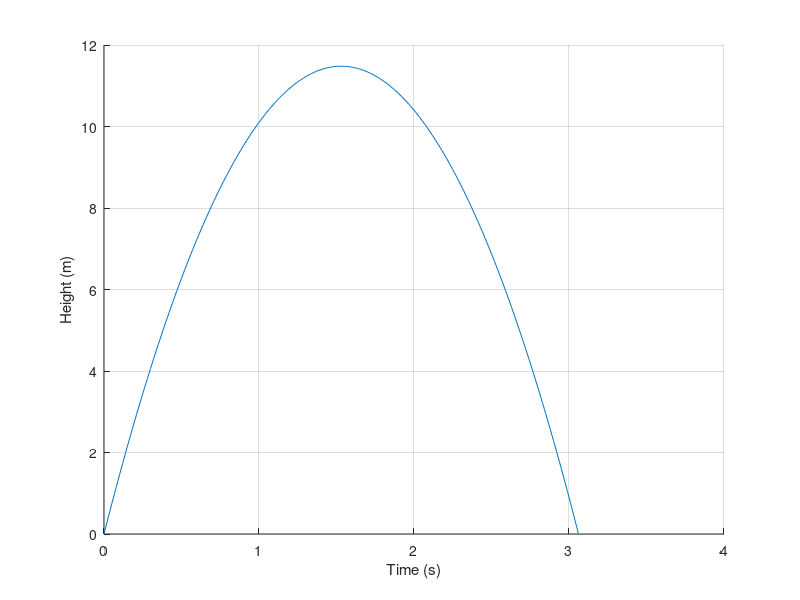
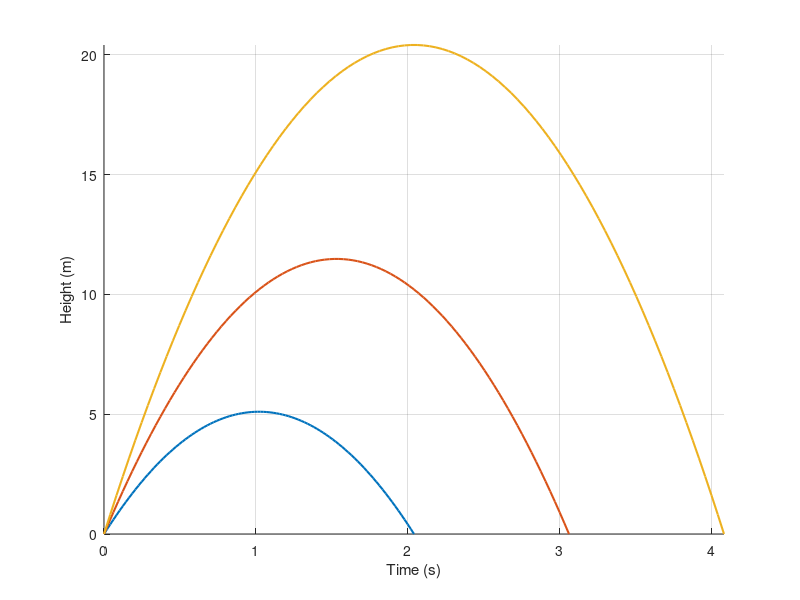
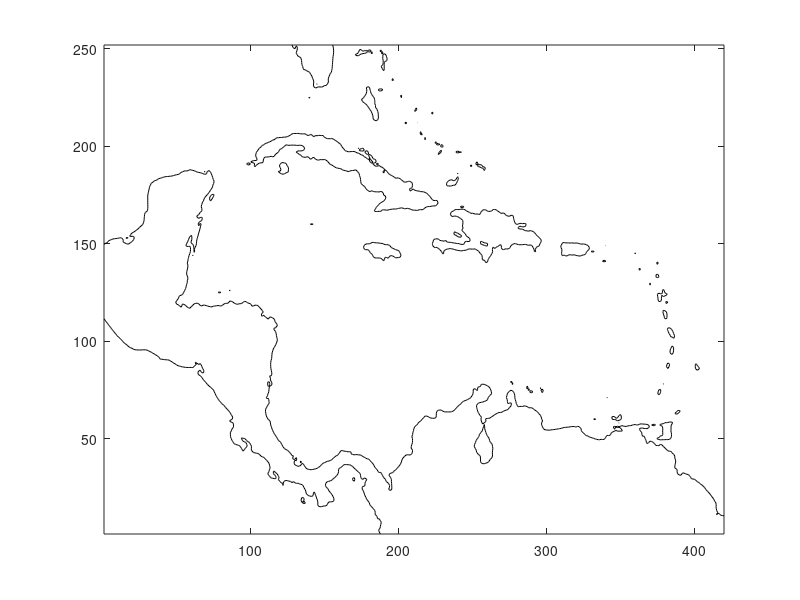
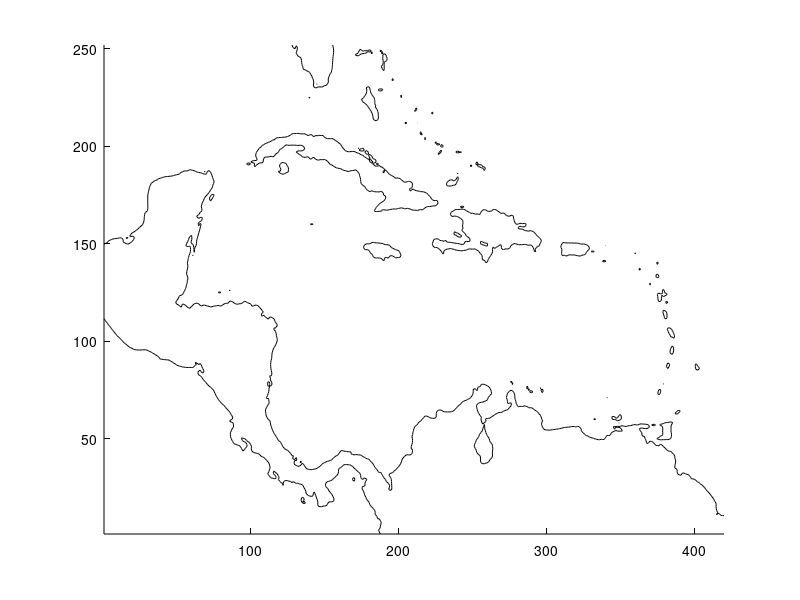

Here is the MATLAB script that generated these plots, in order: (Note: this script raises an error after producing the figures.)
% simple plot
gravity = -9.8;
velocity = 15;
time = -2*velocity/gravity;
time_vector = [0:0.01:time+0.5];
height = velocity*time_vector + 0.5*gravity*time_vector.^2;
height(height < 0) = NaN;

figure(1);
clf;
hold on;
plot(time_vector, height);
xlabel('Time (s)');
ylabel('Height (m)');
xlim([0, 4]);
grid on;
hold off;

% extra credit

velocities = [10, 15, 20];
max_velocity = max(velocities);
max_time = -2 * max_velocity / gravity;
max_time = max_time+1;
time_vector = 0:0.05:max_time;

figure(2);
clf;
hold on;

for i = 1:length(velocities)
    v_0 = velocities(i);
    t_root = -2 * v_0 / gravity;
    time_vector_multi = linspace(0, t_root, 100);
    height_multi = (v_0 .* time_vector_multi) + (0.5 * gravity .* (time_vector_multi.^2));
    plot(time_vector_multi, height_multi, 'LineWidth', 1.5, 'DisplayName', sprintf('v_0 = %d m/s', v_0));
end

t_max_global = max(-2 * velocities / gravity);
xlim([0, t_max_global]);
ylim([0, inf]);
xlabel('Time (s)');
ylabel('Height (m)');
grid on;
hold off;

%% hurrican ivan

load hurricane_ivan-1.mat;

figure(3);
clf('reset');
contour(basin, 1, 'k');

figure(4);
clf('reset');
set(gcf, 'Color', 'w');
set(gca, 'Color', 'w');
set(gca, 'XColor', 'k', 'YColor', 'k', 'ZColor', 'k');
set(gca, 'GridColor', 'k', 'GridAlpha', 0.3);
hold on;
contour(basin, 1, 'k');
hold off;

figure(5);
clf('reset');
hold on;
contour(basin_lon, basin_lat, basin, 1, 'r');
xlabel('Longitude');
ylabel('Latitude');
hold off;

figure(6);
clf;
hold on;
plot(ivan_lon, ivan_lat, '+');
xlabel('Longitude');
ylabel('Latitude');
grid on;
hold off;


figure(7);
clf;
hold on;
plot(ivan_windspeed);
xlabel('Time (6 hour increments)');
ylabel('Windspeed (knots)');
grid on;
hold off;


figure(8);
clf;
hold on;
plot3(ivan_lon,ivan_lat,ivan_windspeed);
view(3); 

xlabel('Longitude');
ylabel('Latitude');
zlabel('Windspeed (knots)');
grid on;
hold off;


figure(9);
clf;
hold on;

lon = ivan_lon(:);
lat = ivan_lat(:);
wind = ivan_windspeed(:);

surface([lon lon], [lat lat], [wind wind], [wind wind], ...
    'FaceColor', 'none', ...
    'EdgeColor', 'interp', ...
    'LineWidth', 2);

contour(basin_lon, basin_lat, basin, [1 1], 'r');

colormap(parula);
cb = colorbar;
cb.Label.String = 'Windspeed (knots)';

view(3); 

xlabel('Longitude');
ylabel('Latitude');
zlabel('Windspeed (knots)');
grid on;
hold off;


%% Export figures

fig_handles = findall(0, 'Type', 'figure');

for i = 1:length(fig_handles)
    current_fig = fig_handles(i);

    fig_num = current_fig.Number;
    file_name = sprintf('Figure_%d.png', fig_num);

    exportgraphics(current_fig, file_name, 'Resolution', 300);
end
